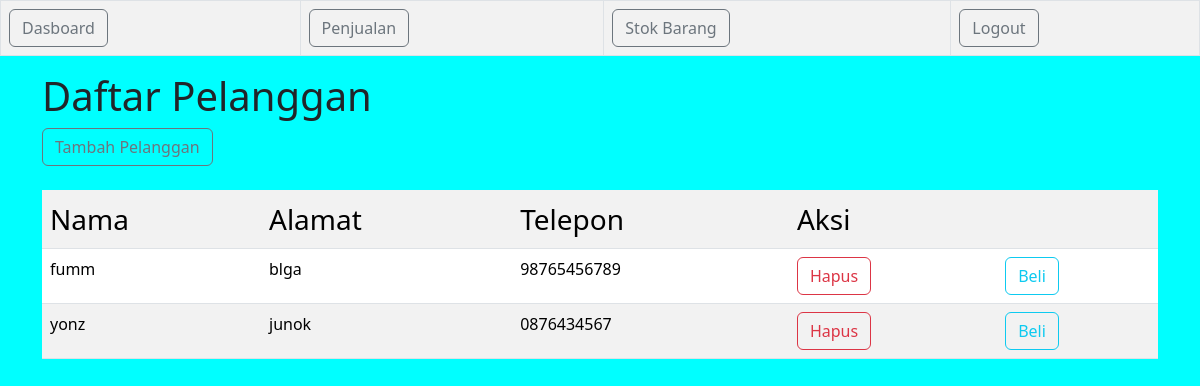
/petugas/v_penjualan.php (signed in), run on the app's committed database.
### tables this page shows
CREATE TABLE `tb_pelanggan` (
  `id_pelanggan` int(11) NOT NULL,
  `nama_pelanggan` varchar(50) NOT NULL,
  `alamat_pelanggan` text NOT NULL,
  `telepon_pelanggan` varchar(20) NOT NULL
);

### petugas/v_penjualan.php (the view, shortened to what this page needs)
<!DOCTYPE html>
<html lang="en">
<head>
  <link rel="stylesheet" href="	https://cdn.jsdelivr.net/npm/bootstrap@5.3.2/dist/css/bootstrap.min.css">
</head>
<body style="background-color: aqua;">
  <?php include "navbar.php" ?>
  <div class="container">
  <h1>Daftar Pelanggan</h1>
  <a href="v_tambah_pelanggan.php" class="btn btn-outline-secondary">Tambah Pelanggan</a>
  <br>
  <br>
  <table  class="table table-striped table-hover">
    <tr>
      <td class="fs-3">Nama</td>
      <td class="fs-3">Alamat</td>
      <td class="fs-3">Telepon</td>
      <td colspan="2" class="fs-3">Aksi</td>
    </tr>
    <?php
    include "../config.php";
    $sql = mysqli_query($koneksi, 'SELECT * FROM tb_pelanggan ORDER BY id_pelanggan DESC');
    foreach ($sql as $pelanggan) {
    ?>
      <tr>
        <td><?= $pelanggan['nama_pelanggan'] ?></td>
        <td><?= $pelanggan['alamat_pelanggan'] ?></td>
        <td><?= $pelanggan['telepon_pelanggan'] ?></td>
        <td><a href="m_hapus_pelanggan.php?id_pelanggan=<?= $pelanggan['id_pelanggan'] ?>" class="btn btn-outline-danger">Hapus</a></td>
        <td><a href="v_detail_penjualan.php?id_pelanggan=<?= $pelanggan['id_pelanggan'] ?>"class="btn btn-outline-info">Beli</a></td>
      </tr>
    <?php } ?>
  </table>
</div>
</body>
</html>

### data on the page
tb_pelanggan: nama_pelanggan "fumm", alamat_pelanggan "blga", telepon_pelanggan "98765456789"
tb_pelanggan: nama_pelanggan "yonz", alamat_pelanggan "junok", telepon_pelanggan "0876434567"
